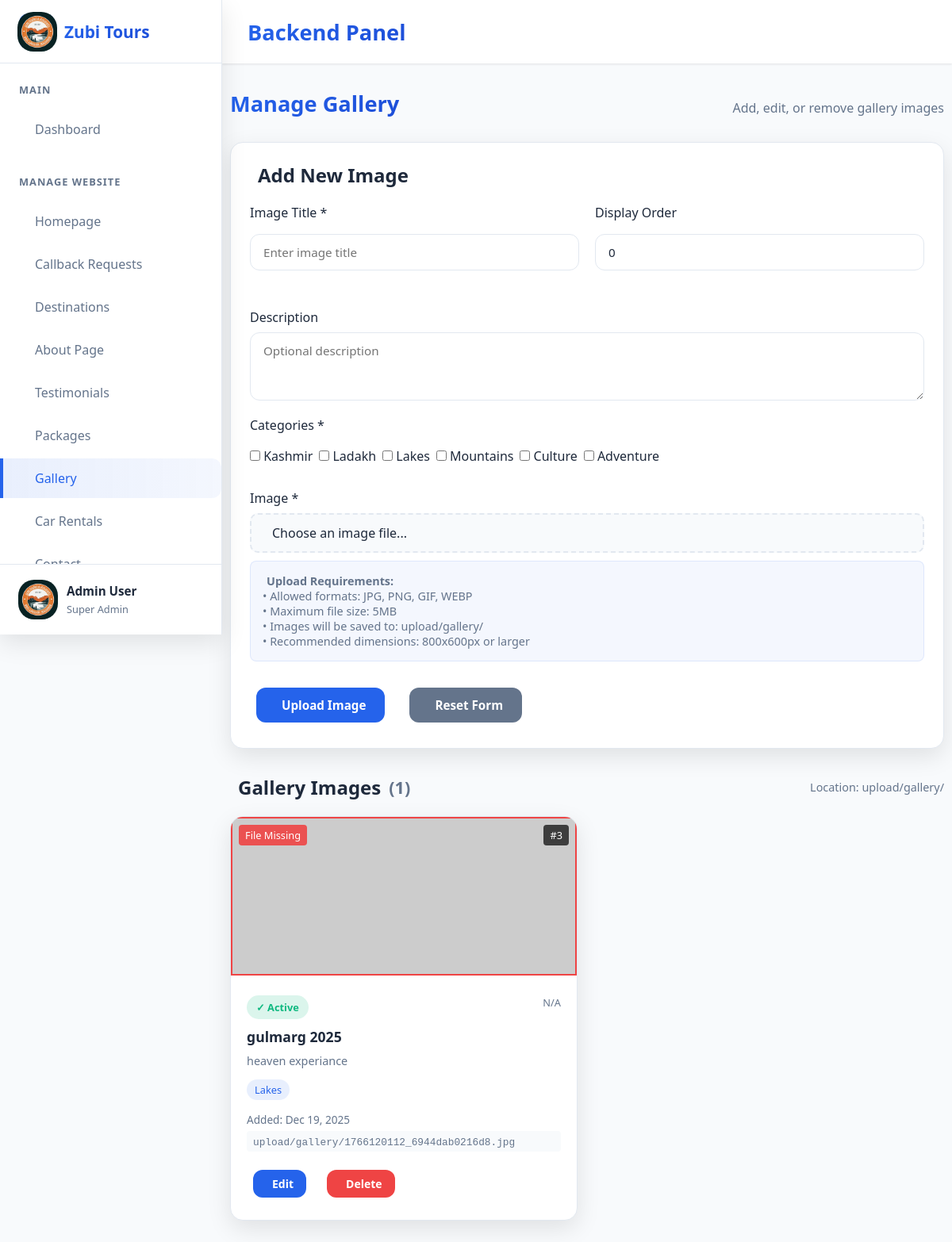
The page /admin/pages/manage-gallery.php (signed in) on the database its author committed.
### tables this page shows
CREATE TABLE `gallery` (
  `id` int(11) NOT NULL,
  `title` varchar(255) NOT NULL,
  `description` text DEFAULT NULL,
  `image_path` varchar(500) NOT NULL,
  `categories` varchar(255) NOT NULL,
  `display_order` int(11) DEFAULT 0,
  `is_active` tinyint(1) DEFAULT 1,
  `created_at` timestamp NOT NULL DEFAULT current_timestamp(),
  `updated_at` timestamp NOT NULL DEFAULT current_timestamp() ON UPDATE current_timestamp()
);

### admin/pages/manage-gallery.php (the view, shortened to what this page needs)
<?php
require_once '../includes/connection.php';
$sql = "SELECT * FROM gallery ORDER BY display_order ASC, created_at DESC";
$result = mysqli_query($conn, $sql);
$galleryItems = [];
if ($result) {
    while ($row = mysqli_fetch_assoc($result)) {
        $galleryItems[] = $row;
    }
}
$allCategories = ['kashmir', 'ladakh', 'lakes', 'mountains', 'culture', 'adventure'];
?>
<!DOCTYPE html>
<html lang="en">
<head>
    <link rel="stylesheet" href="https://cdnjs.cloudflare.com/ajax/libs/remixicon/3.5.0/remixicon.css">
     <link rel="stylesheet" href="../assets/admin.css">
</head>
<body>
    <?php include '../includes/sidebar.php'; ?>
    <div class="main-content">
        <?php include '../includes/header.php'; ?>
        <div class="content">
            <div class="page-header" style="margin-bottom: 30px;">
                <h1 class="page-title">Manage Gallery</h1>
                <p style="color: var(--text-secondary); margin-top: 10px;">Add, edit, or remove gallery images</p>
            </div>
            <div class="form-container">
                <h2 style="margin-bottom: 20px; color: var(--text-primary); display: flex; align-items: center; gap: 10px;">
                    <i class="ri-add-circle-line"></i> Add New Image
                </h2>
                <form action="" method="POST" enctype="multipart/form-data" id="addForm">
                    <div class="form-row">
                        <div class="form-group">
                            <label for="title"><i class="ri-image-line"></i> Image Title *</label>
                            <input type="text" id="title" name="title" class="form-control" required
                                   placeholder="Enter image title">
                        </div>
                        <div class="form-group">
                            <label for="display_order"><i class="ri-list-ordered"></i> Display Order</label>
                            <input type="number" id="display_order" name="display_order" class="form-control" value="0"
                                   placeholder="Order number">
                        </div>
                    </div>
                    <div class="form-group">
                        <label for="description"><i class="ri-file-text-line"></i> Description</label>
                        <textarea id="description" name="description" class="form-control" rows="3"
                                  placeholder="Optional description"></textarea>
                    </div>
                    <div class="form-group">
                        <label><i class="ri-price-tag-3-line"></i> Categories *</label>
                        <div class="checkbox-group">
                            <?php foreach ($allCategories as $category): ?>
                                <label class="checkbox-item">
                                    <input type="checkbox" name="categories[]" value="<?= $category ?>">
                                    <span style="text-transform: capitalize;"><?= $category ?></span>
                                </label>
                            <?php endforeach; ?>
                        </div>
                    </div>
                    <div class="form-group">
                        <label><i class="ri-upload-line"></i> Image *</label>
                        <div class="file-input-wrapper">
                            <div class="file-input-custom">
                                <span class="file-name" id="fileName">Choose an image file...</span>
                            </div>
                        </div>
                        <div class="upload-info">
                            <strong>Upload Requirements:</strong><br>
                            • Allowed formats: JPG, PNG, GIF, WEBP<br>
                            • Maximum file size: 5MB<br>
                            • Images will be saved to: <code>upload/gallery/</code><br>
                            • Recommended dimensions: 800x600px or larger
                        </div>
                    </div>
                    <div class="form-actions">
                        <button type="submit" name="add_image" class="btn btn-primary">
                            <i class="ri-upload-line"></i> Upload Image
                        </button>
                        <button type="reset" class="btn btn-secondary" onclick="clearPreview()">
                            <i class="ri-refresh-line"></i> Reset Form
                        </button>
                    </div>
                </form>
            </div>
            <div style="display: flex; justify-content: space-between; align-items: center; margin-bottom: 20px;">
                <h2 style="color: var(--text-primary); display: flex; align-items: center; gap: 10px;">
                    <i class="ri-gallery-line"></i> Gallery Images <span style="font-size: 0.9em; color: var(--text-secondary);">(<?= count($galleryItems) ?>)</span>
                </h2>
                <?php if (!empty($galleryItems)): ?>
                    <div style="font-size: 0.9rem; color: var(--text-secondary);">
                        <i class="ri-folder-line"></i> Location: <code>upload/gallery/</code>
                    </div>
                <?php endif; ?>
            </div>
            <?php if (empty($galleryItems)): ?>
                <div class="form-container" style="text-align: center; padding: 40px;">
                    <i class="ri-image-line" style="font-size: 3rem; color: var(--text-secondary); margin-bottom: 20px;"></i>
                    <h3 style="color: var(--text-secondary); margin-bottom: 10px;">No Images Found</h3>
                    <p style="color: var(--text-secondary);">Upload your first image using the form above.</p>
                    <p style="color: var(--text-secondary); font-size: 0.9rem; margin-top: 10px;">
                        <i class="ri-information-line"></i> Images will be saved to: <code>upload   /gallery/</code> folder
                    </p>
                </div>
            <?php else: ?>
                <div class="gallery-grid">
                    <?php foreach ($galleryItems as $item):
                        $imagePath = '../' . $item['image_path'];
                        $fileExists = file_exists($imagePath);
                        $fileSize = $fileExists ? filesize($imagePath) : 0;
                        $fileSizeFormatted = $fileSize ? round($fileSize / 1024, 1) . ' KB' : 'N/A';
                    ?>
                    <div class="gallery-card">
                        <div style="position: relative;">
                            <img src="<?= htmlspecialchars($imagePath) ?>"
                                 alt="<?= htmlspecialchars($item['title']) ?>"
                                 class="gallery-image"
                                 onerror="this.src='https://via.placeholder.com/400x300?text=Image+Not+Found'">
                            <div style="position: absolute; top: 10px; right: 10px; background: rgba(0,0,0,0.7); color: white; padding: 4px 8px; border-radius: 4px; font-size: 0.8rem;">
                                #<?= $item['display_order'] ?>
                            </div>
                            <?php if (!$fileExists): ?>
                                <div style="position: absolute; top: 10px; left: 10px; background: rgba(239, 68, 68, 0.9); color: white; padding: 4px 8px; border-radius: 4px; font-size: 0.8rem;">
                                    <i class="ri-error-warning-line"></i> File Missing
                                </div>
                            <?php endif; ?>
                        </div>
                        <div class="gallery-info">
                            <div style="display: flex; justify-content: space-between; align-items: flex-start;">
                                <span class="status-badge <?= $item['is_active'] ? 'status-active' : 'status-inactive' ?>">
                                    <?= $item['is_active'] ? '✓ Active' : '✗ Inactive' ?>
                                </span>
                                <div style="font-size: 0.8rem; color: var(--text-secondary);">
                                    <i class="ri-file-info-line"></i> <?= $fileSizeFormatted ?>
                                </div>
                            </div>
                            <h3 class="gallery-title"><?= htmlspecialchars($item['title']) ?></h3>
                            <?php if ($item['description']): ?>
                                <p class="gallery-description"><?= htmlspecialchars($item['description']) ?></p>
                            <?php endif; ?>
                            <div class="gallery-categories">
                                <?php
                                $categories = explode(' ', $item['categories']);
                                foreach ($categories as $cat):
                                    if (trim($cat)): ?>
                                        <span class="category-tag"><?= htmlspecialchars(ucfirst($cat)) ?></span>
                                    <?php endif;
                                endforeach; ?>
                            </div>
                            <div class="gallery-meta" style="font-size: 0.85rem; color: var(--text-secondary); margin-bottom: 15px;">
                                <div><i class="ri-calendar-line"></i> Added: <?= date('M d, Y', strtotime($item['created_at'])) ?></div>
                                <div style="font-family: monospace; font-size: 0.8rem; margin-top: 5px; background: var(--bg-primary); padding: 4px 8px; border-radius: 4px;">
                                    <i class="ri-folder-line"></i> <?= htmlspecialchars($item['image_path']) ?>
                                </div>
                            </div>
                            <div class="gallery-actions">
                                <button type="button" class="btn btn-primary btn-sm edit-btn"
                                        data-id="<?= $item['id'] ?>"
                                        data-title="<?= htmlspecialchars($item['title']) ?>"
                                        data-description="<?= htmlspecialchars($item['description']) ?>"
                                        data-categories='<?= json_encode(explode(' ', $item['categories'])) ?>'
                                        data-display_order="<?= $item['display_order'] ?>"
                                        data-is_active="<?= $item['is_active'] ?>"
                                        data-image_path="<?= htmlspecialchars($item['image_path']) ?>">
                                    <i class="ri-edit-line"></i> Edit
                                </button>
                                <form action="" method="POST" style="display: inline;">
                                    <button type="submit" name="delete_image" class="btn btn-danger btn-sm"
                                            onclick="return confirm('Are you sure you want to delete this image? This will remove both the database entry and the file from upload/gallery/ folder.')">
                                        <i class="ri-delete-bin-line"></i> Delete
                                    </button>
                                </form>
                            </div>
                        </div>
                    </div>
                    <?php endforeach; ?>
                </div>
            <?php endif; ?>
        </div>
    </div>
</body>
</html>

### rows shown on the page
gallery: display_order "3", shows "File Missing", is_active "✓ Active", image_path "N/A", title "gulmarg 2025", description "heaven experiance", categories "Lakes", created_at "Dec 19, 2025", image_path "upload/gallery/1766120112_6944dab0216d8.jpg"

### other values the page prints
$category "Kashmir"
$category "Ladakh"
$category "Lakes"
$category "Mountains"
$category "Culture"
$category "Adventure"
count($galleryItems) "1"
